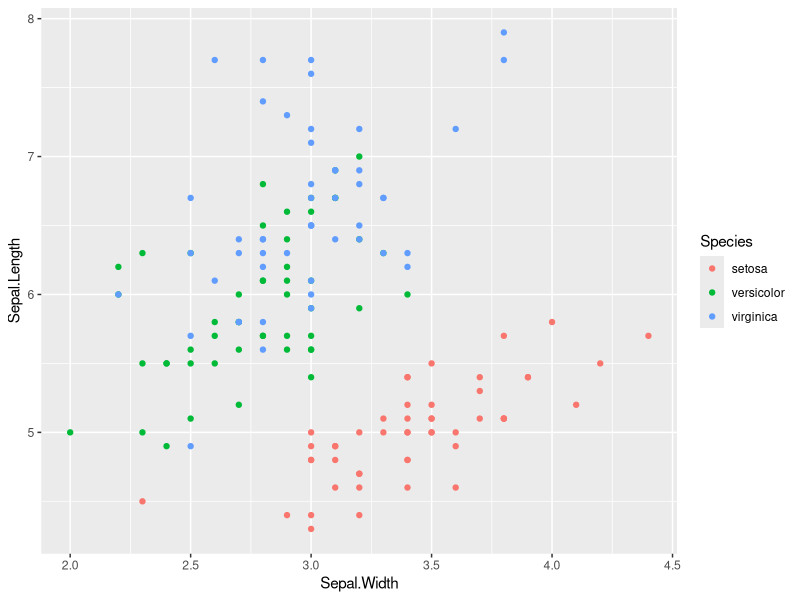
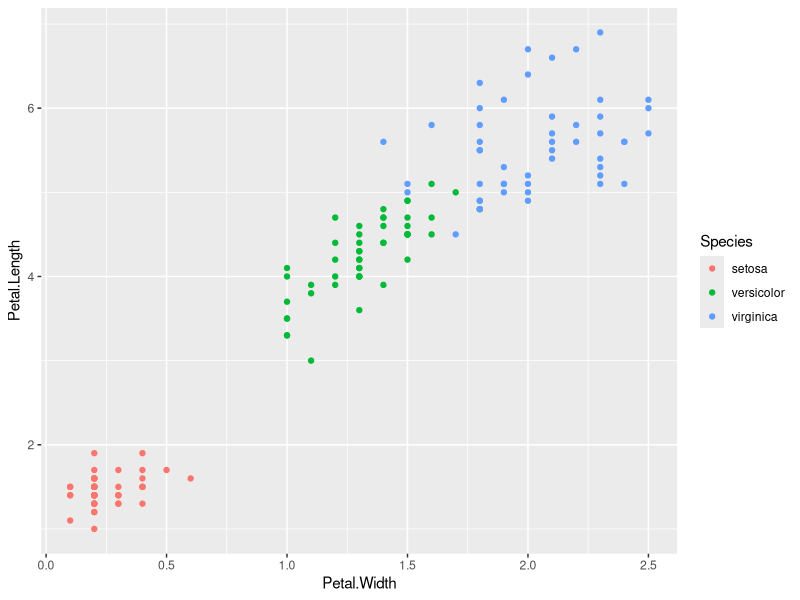
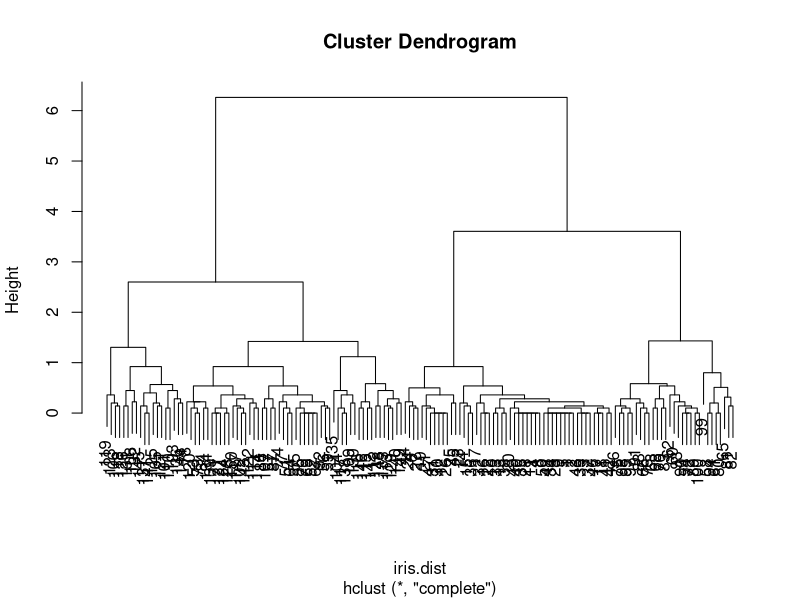
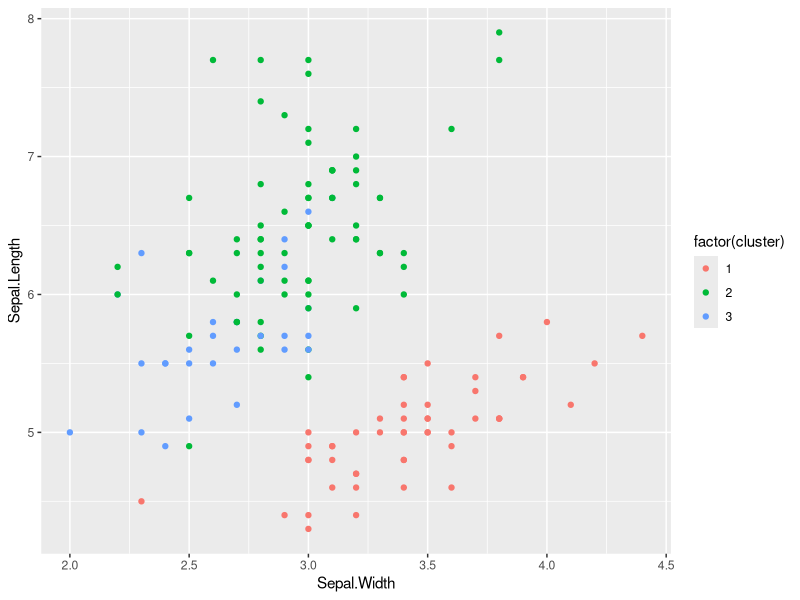
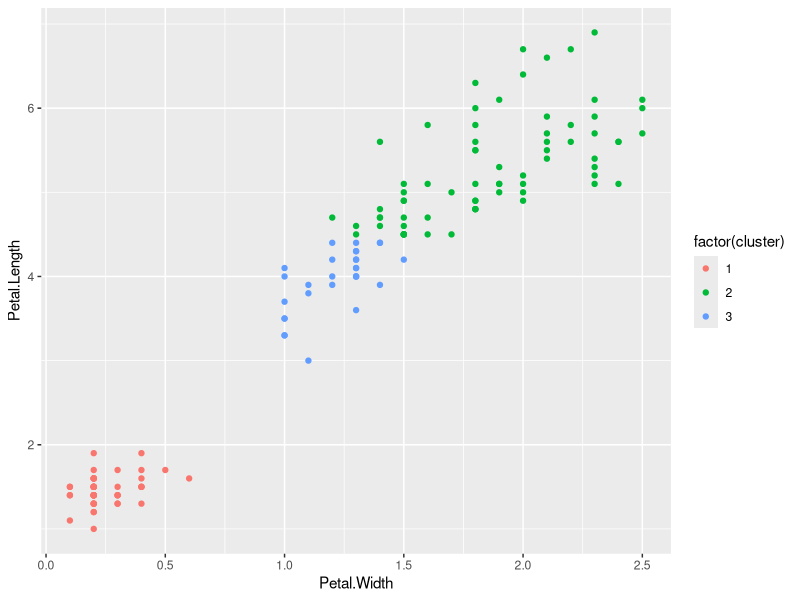
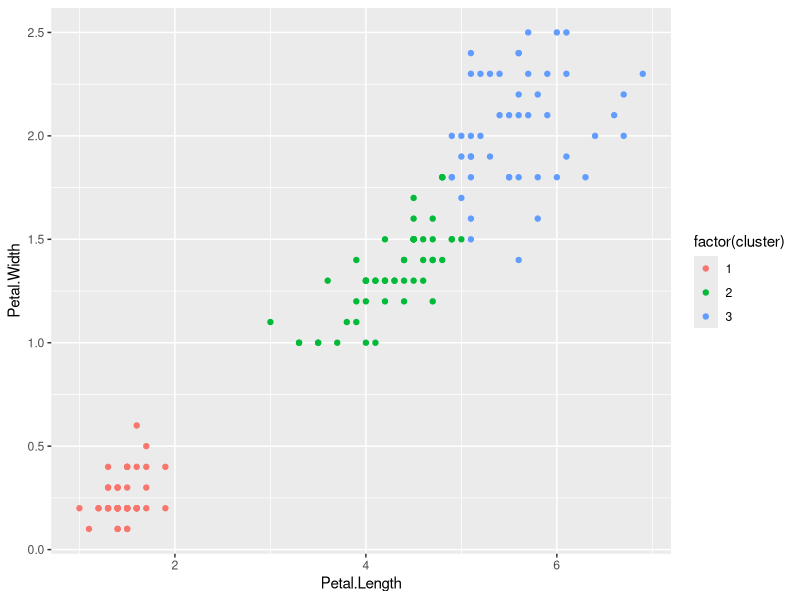
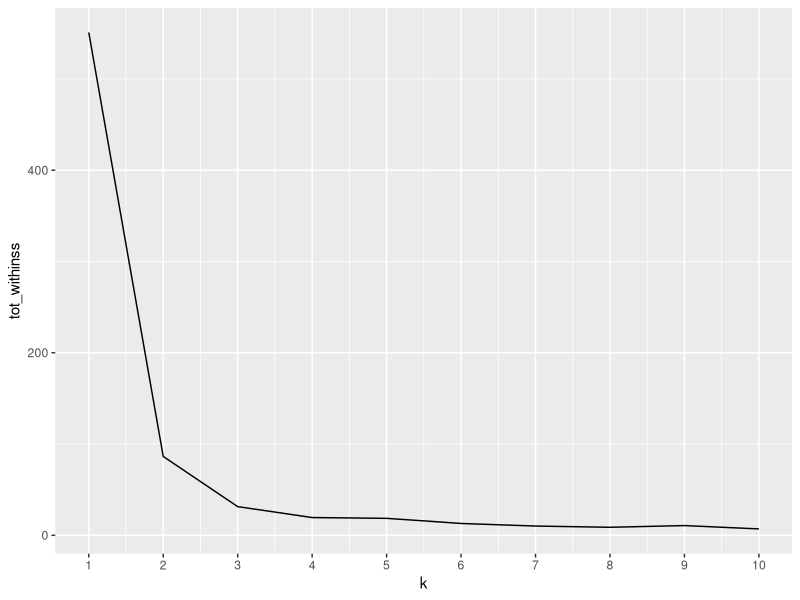

Recreate these plots in R, in order.
# Hierarchical Clustering
library(ggplot2)
library(data.table)
irisDT <- as.data.table(iris)


ggplot(data=irisDT,
       aes(x= Sepal.Width,
           y= Sepal.Length,
           colour= Species)) +
  geom_point()

ggplot(data=irisDT,
       aes(x= Petal.Width,
           y= Petal.Length,
           colour= Species)) +
  geom_point()


iris.all <- irisDT[, c("Petal.Length","Petal.Width")] #solo la columna Petal.Width","Petal.Length

#set.seed para poder predecir los resultados
set.seed(123) 

#calculando las distancias
iris.dist <- dist(iris.all,method= "euclidean")
hc.iris <- hclust(iris.dist, method= "complete")

#plot dendograma
plot(hc.iris)

#sabemos que son 3 clusters (grupos)
cluster <- cutree(hc.iris,k= 3)

#Asignar el cluster
iris.all[,cluster:= cluster]  #crea la columna nueva de clustering
iris.all[,Species := irisDT$Species] # metemos de nuevo Species para comprobar que coinciden

#plot con predicciones de cluster
ggplot(data=irisDT,
       aes(x= Sepal.Width,
           y= Sepal.Length,
           colour= factor(cluster))) +   
  #con formato numerico ponemos factor para que no interprete como un numero continuo
  geom_point()
ggplot(data=irisDT,
       aes(x= Petal.Width,
           y= Petal.Length,
           colour= factor(cluster))) +
  geom_point()


tab <- table(iris.all$cluster,iris.all$Species) # falla solo en versicolor

accuracy <- (tab[1,1]+tab[3,2]+tab[2,3]/ sum(tab)) #precision del 79,3%

#si cambiamos los datos mejora la precisión 
# iris.all <- irisDT[, !c("Species")] <- iris.all <- irisDT[, c("Petal.Length","Petal.Width)]



#K Mean clustering
kmean <- kmeans(iris.all[,1:2],centers= 3)

kmean$cluster

#Asignar cluster
iris.all [, cluster := kmean$cluster]

ggplot(data=iris.all,
       aes(x= Petal.Length,
           y= Petal.Width,
           colour= factor(cluster))) +
  geom_point()

tab <- table(iris.all$cluster,iris.all$Species) 

accuracy <- (tab[2,1]+tab[1,2]+tab[3,3]/ sum(tab)) #precision del 98,3%



# si no sabemos cuantos clusters queremos hacer se hace un plot de codo
install.packages("tidyverse")
library(purrr)

kmean$tot.withinss

# en un nuevo objeto calculamos
tot.withinss <- map_dbl(1:10,function(k){
  model <- kmeans(iris.all[,1:2],centers=k) #buscamos el mejor cluster 1:10
  model$tot.withinss
})

codo <- data.table(k=1:10,
                   tot_withinss= tot.withinss)

ggplot(codo, aes(x=k, y= tot_withinss))+
  geom_line()+
  scale_x_continuous(breaks=1:10)  #en el grafico el codo se ve 2 y 3 posibles clusters
